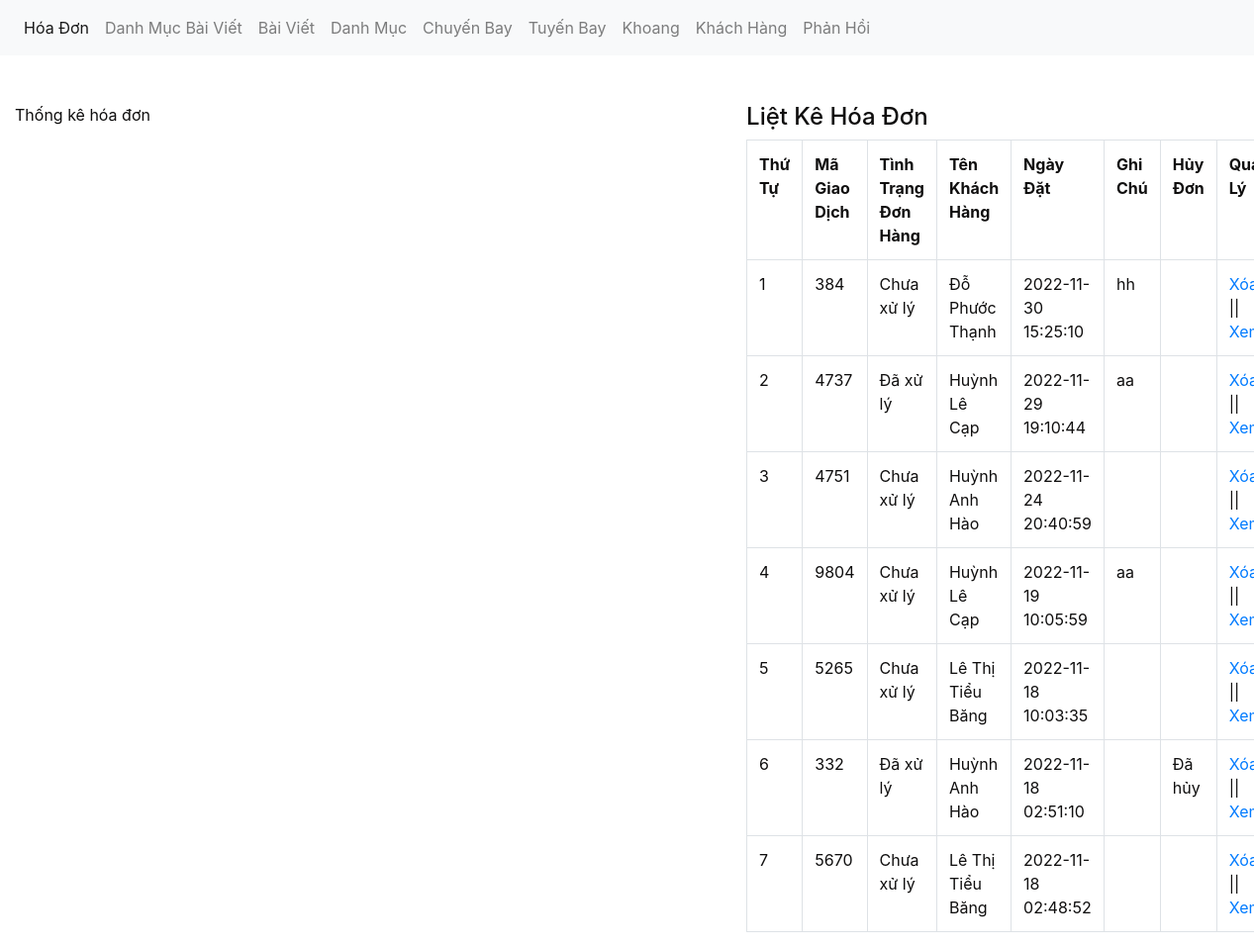
The app's page /admin/xulygiaodich.php with its own data.
### tables this page shows
CREATE TABLE `tbl_hoadon` (
  `hoadon_id` int(11) NOT NULL,
  `chuyenbay_id` int(11) NOT NULL,
  `soluong` int(11) NOT NULL,
  `magiaodich` varchar(50) NOT NULL,
  `khachhang_id` int(11) NOT NULL,
  `khoang_id` int(11) NOT NULL,
  `ngaythang` timestamp NOT NULL DEFAULT current_timestamp() ON UPDATE current_timestamp(),
  `tongtien` int(11) NOT NULL,
  `tinhtrang` int(11) NOT NULL,
  `huydon` int(11) NOT NULL DEFAULT 0
);

CREATE TABLE `tbl_khachhang` (
  `khachhang_id` int(11) NOT NULL,
  `name` varchar(150) NOT NULL,
  `cccd` varchar(15) NOT NULL,
  `phone` varchar(50) NOT NULL,
  `address` varchar(200) NOT NULL,
  `note` text NOT NULL,
  `email` varchar(150) NOT NULL,
  `password` varchar(100) NOT NULL
);

### admin/xulygiaodich.php (the view, shortened to what this page needs)
<?php
	include('../db/connect.php');
?>
<!DOCTYPE html>
<html lang="en">
<head>
	<link href="../css/bootstrap.css" rel="stylesheet" type="text/css" media="all" />
</head>
<body>
	<nav class="navbar navbar-expand-lg navbar-light bg-light">
	  <div class="collapse navbar-collapse" id="navbarNav">
	    <ul class="navbar-nav">
		<li class="nav-item active">
	        <a class="nav-link" href="xulygiaodich.php">Hóa Đơn <span class="sr-only">(current)</span></a>
	      </li>
		  <li class="nav-item">
	        <a class="nav-link" href="xulydanhmucbaiviet.php">Danh Mục Bài Viết</a>
	      </li>
	         <li class="nav-item">
	        <a class="nav-link" href="xulybaiviet.php">Bài Viết</a>
	      </li>
		  <li class="nav-item">
	        <a class="nav-link" href="xulydanhmuc.php">Danh Mục</a>
	      </li>
	      <li class="nav-item">
	        <a class="nav-link" href="xulychuyenbay.php">Chuyến Bay</a>
	      </li>
		  <li class="nav-item">
	        <a class="nav-link" href="xulytuyenbay.php">Tuyến Bay</a>
	      </li>
		  <li class="nav-item">
	        <a class="nav-link" href="xulykhoang.php">Khoang</a>
	      </li>
	       <li class="nav-item">
	        <a class="nav-link" href="xulykhachhang.php">Khách Hàng</a>
	      </li>
		  <li class="nav-item">
	        <a class="nav-link" href="xulylienhe.php">Phản Hồi</a>
	      </li>
	    </ul>
	  </div>
	</nav><br><br>
	<div class="container-fluid">
		<div class="row">
			 <?php
			if(isset($_GET['quanly'])=='xemgiaodich'){
				$magiaodich = $_GET['magiaodich'];
				$sql_chitiet = mysqli_query($con,"SELECT * FROM tbl_hoadon,tbl_chuyenbay,tbl_tuyenbay WHERE tbl_tuyenbay.tuyenbay_id=tbl_chuyenbay.tuyenbay_id AND tbl_hoadon.chuyenbay_id=tbl_chuyenbay.chuyenbay_id AND tbl_hoadon.magiaodich='$magiaodich'");
				?>
				<div class="col-md-7">
				<h5>Xem Chi Tiết Hóa Đơn</h5>
			<form action="" method="POST">
				<table class="table table-bordered ">
					<tr>
						<th>Thứ Tự</th>
						<th>Mã Giao Dịch</th>
						<th>Tên Chuyến Bay</th>
						<th>Số Lượng</th>
						<th>Khoang</th>
						<th>Giá</th>
						<th>Thành Tiền</th>
						<th>Ngày Đặt</th>
					</tr>
					<?php
					$i = 0;
					while($row_giaodich = mysqli_fetch_array($sql_chitiet)){
						$i++;
						$sql = mysqli_query($con,"SELECT * FROM tbl_khoang where khoang_id = '".$row_giaodich['khoang_id']."'");
						$row_khoang = mysqli_fetch_array($sql);
						$tinhtrang =  $row_giaodich['tinhtrang'];
					?>
					<tr>
						<td><?php echo $i; ?></td>
						<td><?php echo $row_giaodich['magiaodich']; ?></td>
						<td><?php echo $row_giaodich['tuyenbay_name']; ?></td>
						<td><?php echo $row_giaodich['soluong']; ?></td>
						<td><?php echo $row_khoang['tenkhoang']; ?></td>
						<td><?php echo number_format($row_giaodich['chuyenbay_giakhuyenmai']).'vnđ'; ?></td>
						<td><?php echo number_format($row_giaodich['soluong']*($row_giaodich['chuyenbay_giakhuyenmai'] + $row_khoang['giakhoang'])).'vnđ'; ?></td>
						<td><?php echo $row_giaodich['ngaythang'] ?></td>
						<input type="hidden" name="magiaodich_xuly" value="<?php echo $row_giaodich['magiaodich'] ?>">
					</tr>
					 <?php
					}
					?>
				</table>
				<select class="form-control" name="xuly">
					<option value="1" <?php if($tinhtrang == 1) echo 'selected';?>>Đã Xử Lý</option>
					<option value="0" <?php if($tinhtrang == 0) echo 'selected';?>>Chưa Xử Lý</option>
				</select><br>
				<input type="submit" value="Cập nhật hóa đơn" name="capnhatgiaodich" class="btn btn-success">
			</form>
				</div>
			<?php
			}else{
				?>
				<div class="col-md-7">
					<p>Thống kê hóa đơn</p>
				</div>
				<?php
			}
				?>
			<div class="col-md-5">
				<h4>Liệt Kê Hóa Đơn</h4>
				<?php
				$sql_select = mysqli_query($con,"SELECT * FROM tbl_chuyenbay,tbl_khachhang,tbl_hoadon WHERE tbl_hoadon.chuyenbay_id=tbl_chuyenbay.chuyenbay_id AND tbl_hoadon.khachhang_id=tbl_khachhang.khachhang_id GROUP BY magiaodich ORDER BY tbl_hoadon.ngaythang DESC ");
				?>
				<table class="table table-bordered ">
					<tr>
						<th>Thứ Tự</th>
						<th>Mã Giao Dịch</th>
						<th>Tình Trạng Đơn Hàng</th>
						<th>Tên Khách Hàng</th>
						<th>Ngày Đặt</th>
						<th>Ghi Chú</th>
						<th>Hủy Đơn</th>
						<th>Quản Lý</th>
					</tr>
					<?php
					$i = 0;
					while($row_giaodich = mysqli_fetch_array($sql_select)){
						$i++;
					?>
					<tr>
						<td><?php echo $i; ?></td>
						<td><?php echo $row_giaodich['magiaodich']; ?></td>
						<td><?php
							if($row_giaodich['tinhtrang']==0){
								echo 'Chưa xử lý';
							}else{
								echo 'Đã xử lý';
							}
						?></td>
						<td><?php echo $row_giaodich['name']; ?></td>
						<td><?php echo $row_giaodich['ngaythang'] ?></td>
						<td><?php echo $row_giaodich['note'] ?></td>
						<td><?php if($row_giaodich['huydon']==0){ }elseif($row_giaodich['huydon']==1){
							echo '<a href="xulygiaodich.php?quanly=xemgiaodich&magiaodich='.$row_giaodich['magiaodich'].'&xacnhanhuy=2">Xác Nhận Hủy Đơn</a>';
						}else{
							echo 'Đã hủy';
						}
						?></td>
						<td><a href="?xoagiaodich=<?php echo $row_giaodich['magiaodich'] ?>">Xóa</a> || <a href="?quanly=xemgiaodich&magiaodich=<?php echo $row_giaodich['magiaodich'] ?>">Xem </a></td>
					</tr>
					 <?php
					}
					?>
				</table>
			</div>
		</div>
	</div>
</body>
</html>

### records on screen
tbl_hoadon: magiaodich "384", tinhtrang "Chưa xử lý", khachhang.name "Đỗ Phước Thạnh", ngaythang "2022-11-30 15:25:10", khachhang.note "hh"
tbl_hoadon: magiaodich "4737", tinhtrang "Đã xử lý", khachhang.name "Huỳnh Lê Cạp", ngaythang "2022-11-29 19:10:44", khachhang.note "aa"
tbl_hoadon: magiaodich "4751", tinhtrang "Chưa xử lý", khachhang.name "Huỳnh Anh Hào", ngaythang "2022-11-24 20:40:59"
tbl_hoadon: magiaodich "9804", tinhtrang "Chưa xử lý", khachhang.name "Huỳnh Lê Cạp", ngaythang "2022-11-19 10:05:59", khachhang.note "aa"
tbl_hoadon: magiaodich "5265", tinhtrang "Chưa xử lý", khachhang.name "Lê Thị Tiểu Băng", ngaythang "2022-11-18 10:03:35"
tbl_hoadon: magiaodich "332", tinhtrang "Đã xử lý", khachhang.name "Huỳnh Anh Hào", ngaythang "2022-11-18 02:51:10", huydon "Đã hủy"
tbl_hoadon: magiaodich "5670", tinhtrang "Chưa xử lý", khachhang.name "Lê Thị Tiểu Băng", ngaythang "2022-11-18 02:48:52"
